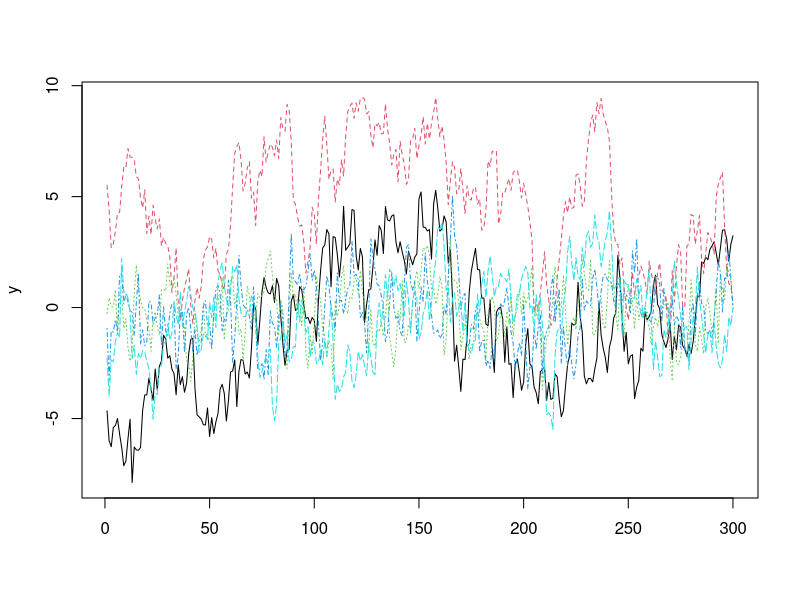
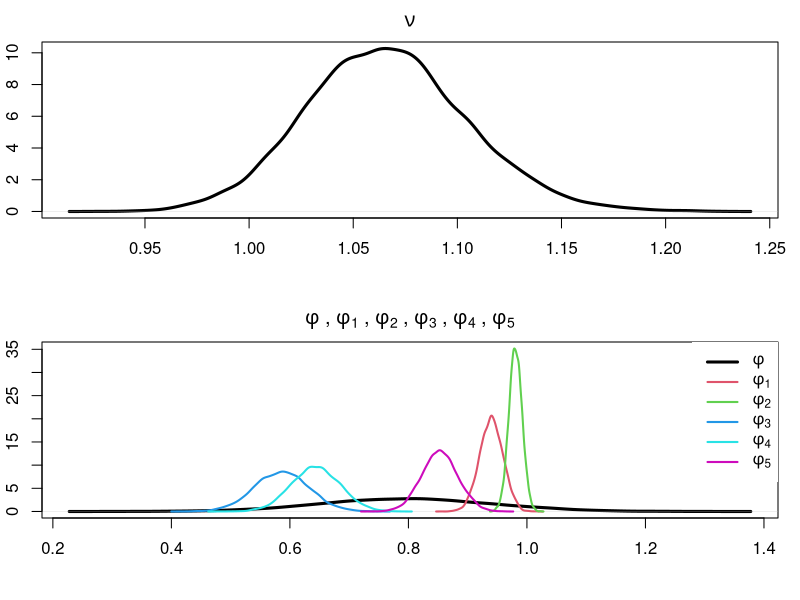
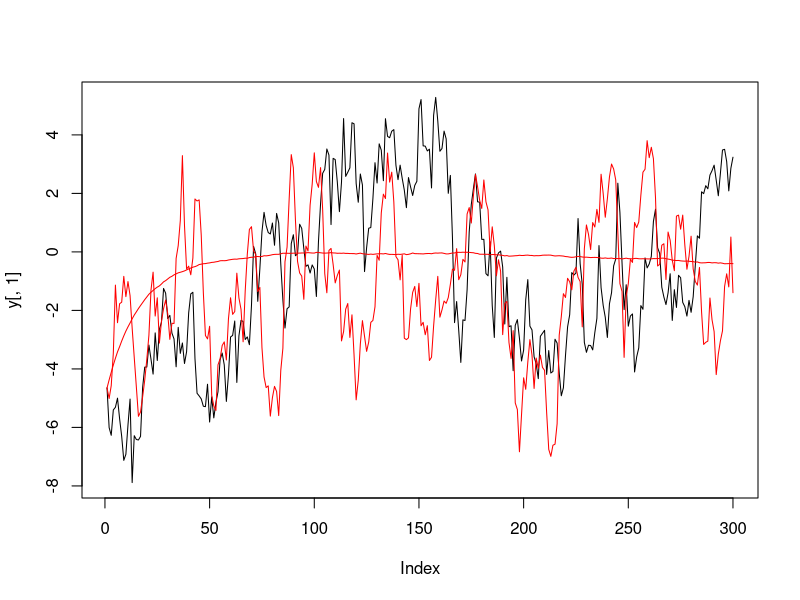

Recreate these plots in R, in order.
y = read.table("./dataexam2th.txt", header = TRUE)
matplot(y, type='l')

n = NROW(y) # T
p = NCOL(y) # I

qphi = function(phi_i, i)
    sum((y[-1,i] - phi_i[1]*y[-n,i])^2)

# Speed it up
sum_cross = double(p)
sum_square = double(p)
for (i in 1:p){
    sum_cross[i] = sum(y[-1,i]*y[-n,i])
    sum_square[i] = sum(y[-n,i]^2)
    }

# Part 1
tau2 = 0.1
nburn = 2000
nmcmc = 10000

nu = double(nburn + nmcmc)
phi_i = matrix(0, nburn + nmcmc, p)
phi = double(nburn + nmcmc)

nu[1] = 1

for (b in 2:(nburn + nmcmc)){

    # Update nu
    temp = 0
    for (i in 1:p)
        temp = temp + qphi(phi_i[b-1,i], i)
    nu[b] = 1/rgamma(1, n*p/2, temp/2)

    # Update phi_i
    for (i in 1:p)
        phi_i[b,i] = rnorm(1, (tau2*sum_cross[i] + nu[b]*phi[b-1]) / (tau2*sum_square[i] + nu[b]), 
            sqrt((nu[b]*tau2) / (tau2*sum_square[i] + nu[b])))

    # Update phi
    phi[b] = rnorm(1, mean(phi_i[b,]), sqrt(tau2/p))
    }

# Burn-in
nu = tail(nu, nmcmc)
phi_i = tail(phi_i, nmcmc)
phi = tail(phi, nmcmc)

### Not really necessary for Gibbs samples
# ### Trace plots
# plot(tail(nu, 1000), type='l')
# for (i in 1:p){
#     plot(tail(phi_i[,i], 1000), type='l')
#     readline()
#     }
# plot(tail(phi, 1000), type='l')
# 
# ### ACF
# acf(nu)
# for (i in 1:p){
#     acf(phi_i[,i])
#     readline()
#     }
# acf(phi)


### Posterior densities
#par(mfrow = c(2,1), mar = c(4.1, 2.1, 2.1, 1.1), oma = c(0,0,4,0))
par(mfrow = c(2,1), mar = c(4.1, 2.1, 2.1, 1.1))
plot(density(nu), lwd = 3, main = expression(nu), xlab="", ylab="")

dens = NULL
for (i in 1:p)
    dens[[length(dens)+1]] = density(phi_i[,i])
dens[[length(dens)+1]] = density(phi)

plot(dens[[p+1]], lwd = 3, ylim = c(0, max(sapply(dens, function(x) max(x$y)))),
    xlim = range(sapply(dens, function(x) range(x$x))), xlab="", ylab="",
    main = expression(phi~","~phi[1]~","~phi[2]~","~phi[3]~","~phi[4]~","~phi[5]))
for (i in 1:p)
    lines(dens[[i]], col = i+1, lwd = 2)
legend("topright", box.lty = 0, legend = c(expression(phi), expression(phi[1]),
    expression(phi[2]), expression(phi[3]), expression(phi[4]), expression(phi[5])),
    col = 1:6, lwd = c(3,rep(2,p)))
par(mfrow = c(1,1), mar = c(5.1, 4.1, 4.1, 2.1))
#mtext("Posterior distributions", outer = TRUE, at = 0.05, cex = 1.5, line = 2, adj = 0)
#mtext("Based on conditional likelihood", outer = TRUE, at = 0.05, cex = 1.2, line = 0.8, adj = 0)

### Summary statistics
params = cbind(nu, phi_i, phi)
colnames(params) = c("nu", paste("phi_", 1:p, sep=""), "phi")

cbind("mean"=apply(params, 2, mean),
    "var"=apply(params, 2, var),
    t(apply(params, 2, quantile, c(0.025, 0.975))))

### Predictions
pred = matrix(0, nmcmc, n)
pred[,1] = y[1,1]
for (i in 1:nmcmc){
    for (t in 2:n){
        pred[i,t] = phi_i[i,1] * pred[i,t-1] + rnorm(1, 0, sqrt(nu[i]))
        }
    }
mean.pred = apply(pred, 2, mean)

plot(y[,1], type='l')
lines(pred[4,], col = 'red')
lines(mean.pred, col = 'red')

y[1,1]*phi_i[1,1]
